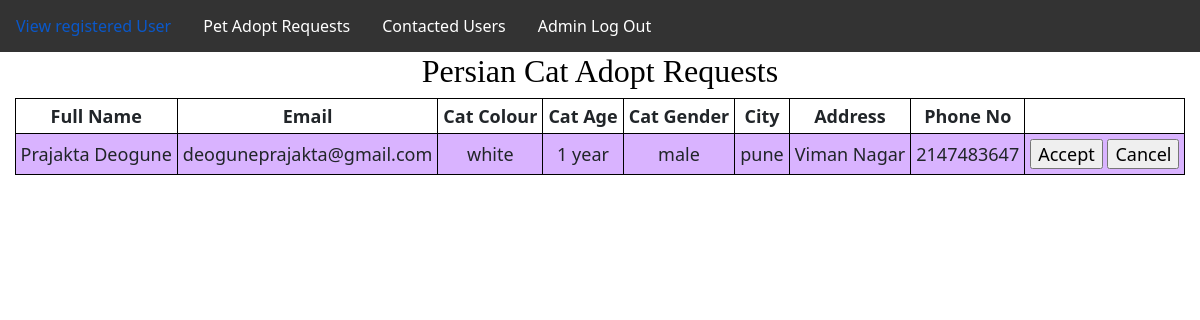
Page /managepersiancat.php on the earlier database version.
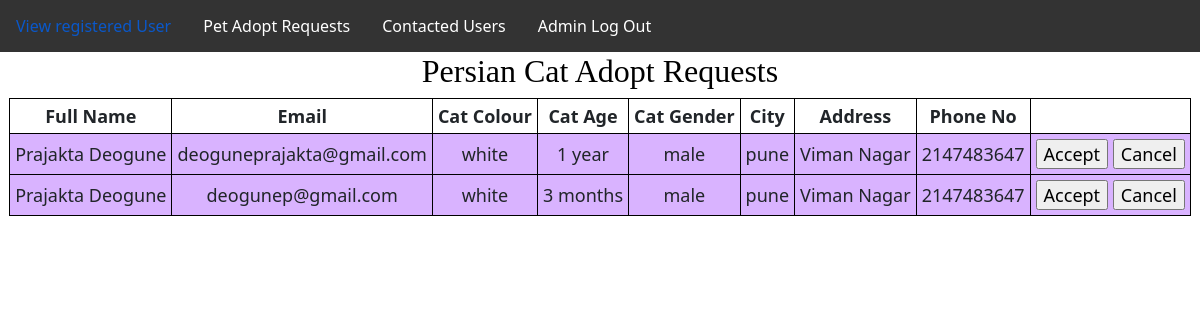
Same page on the later database version.
### tables this page shows
CREATE TABLE `persiancat` (
  `Name` varchar(50) NOT NULL,
  `Email` varchar(50) NOT NULL,
  `Colour` varchar(10) NOT NULL,
  `Age` varchar(10) NOT NULL,
  `Gender` varchar(10) NOT NULL,
  `City` varchar(30) NOT NULL,
  `Address` varchar(50) NOT NULL,
  `Phone` int(10) NOT NULL
);

### managepersiancat.php (the view, shortened to what this page needs)
<?php
include "db_connect.php";
include "adminnavbar.php";
$sql = "SELECT * FROM persiancat";
$result = $conn->query($sql);
?>
<!DOCTYPE html>
<html lang="en">
<head>
</head>
<body>
	<section>
		<h1>Persian Cat Adopt Requests</h1>
		<table>
			<tr>
				<th>Full Name</th>
				<th>Email</th>
				<th>Cat Colour</th>
				<th>Cat Age</th>
				<th>Cat Gender</th>
				<th>City</th>
				<th>Address</th>
				<th>Phone No</th>
			</tr>
			<?php
				while($rows=$result->fetch_assoc())
				{
			?>
			<tr>
				<td><?php echo $rows['Name'];?></td>
				<td><?php echo $rows['Email'];?></td>
				<td><?php echo $rows['Colour'];?></td>
				<td><?php echo $rows['Age'];?></td>
				<td><?php echo $rows['Gender'];?></td>
				<td><?php echo $rows['City'];?></td>
				<td><?php echo $rows['Address'];?></td>
				<td><?php echo $rows['Phone'];?></td>
				<td>
					<input type="submit" onClick="location.href='acceptcat1requestmail.php'" value="Accept">
					<input type="submit" onClick="location.href='cancelcat1requestmail.php'" value="Cancel">
				</td>
			</tr>
			<?php
				}
			?>
		</table>
	</section>
</body>
</html>

Differences in the rows shown:
added persiancat: Name "Prajakta Deogune", Email "deogunep@gmail.com", Colour "white", Age "3 months", Gender "male", City "pune", Address "Viman Nagar", Phone "2147483647"
